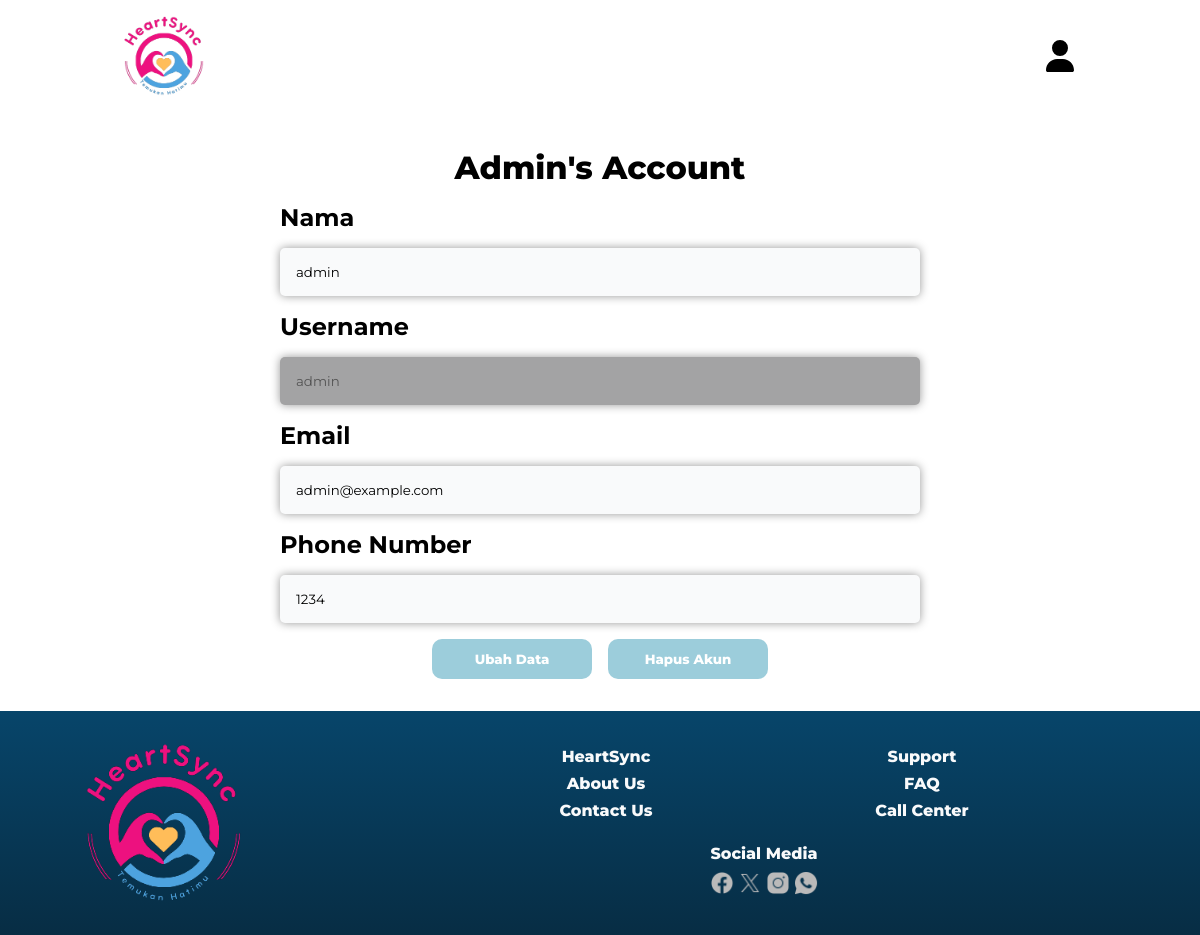
The page /setting.php (signed in) on the database its author committed.
### tables this page shows
CREATE TABLE `users` (
  `UserID` int(11) NOT NULL,
  `Name` varchar(100) NOT NULL,
  `Username` varchar(255) DEFAULT NULL,
  `Password` varchar(255) DEFAULT NULL,
  `Email` varchar(100) NOT NULL,
  `PhoneNumber` varchar(20) DEFAULT NULL,
  `UserType` enum('user','admin') NOT NULL
);

### functions.php (called while the page is built, shortened)
    <?php
    function connection(){
        $servername = "localhost";
        $username = "root";
        $password = "";
        $dbname = "uas";
        $connection = new mysqli($servername, $username, $password, $dbname);
        return $connection;
    }
    function fetchUser($UserID){
        $connection = connection();
        $sql = "SELECT * FROM users WHERE UserID = '$UserID'";
        $result = $connection ->query($sql);
        if ($result && $result->num_rows > 0){
            return $result->fetch_array();
        }
    }
?>

### setting.php (the view, shortened to what this page needs)
<?php
include 'functions.php';
$userData = fetchUser($_SESSION['UserID']);
?>
<!DOCTYPE html>
<html lang="en">
<head>
    <link rel="stylesheet" href="assets\style.css">
</head>
<body>
    <div class="page-container">
        <header>
            <ul class="navbar">
                <li><a href="index.php"><img src="assets\img\navbar\logo1.png" class="logo"></a></li>
                <ul class="dropdown">
                    <?php if (isset($_SESSION['userType'])) : ?>
                    <li><a href="#" onclick="toggleDropdown()"><img src=" assets\img\navbar\user-solid.svg"
                                class="user-icon" /></a></li>
                    <?php else : ?>
                    <li><a href="login.php"><img src=" assets\img\navbar\user-solid.svg" class="user-icon" /></a></li>
                    <?php endif; ?>
                </ul>
            </ul>
        </header>
        <main class="account-container">
            <h1><?php echo ucfirst($_SESSION['username']); ?>'s Account</h1>
            <form method="post" class="user-detail-container">
                <label for="name">Nama</label>
                <input type="text" name="name" value="<?php echo $userData['Name']; ?>" />
                <label for="username">Username</label>
                <input type="text" name="username" value="<?php echo $userData['Username']; ?>" disabled />
                <label for="email">Email</label>
                <input type="text" name="email" value="<?php echo $userData['Email']; ?>" />
                <label for="phonenumber">Phone Number</label>
                <input type="text" name="phonenumber" value="<?php echo $userData['PhoneNumber']; ?>" />
                <div class="button-container">
                    <button type="submit" name="update">Ubah Data</button>
                    <button type="submit" name="delete">Hapus Akun</button>
                </div>
            </form>
        </main>
        <footer class="other-page-footer footer-container"><img src="assets\img\navbar\logo1.png" />
            <div class="links-container">
                <div class="first containers">
                    <ul>
                        <li>HeartSync</li>
                        <li><a href="#about-us">About Us</a></li>
                        <li><a href="#contact-us">Contact Us</a></li>
                    </ul>
                </div>
                <div class="second containers">
                    <ul>
                        <li>Support</li>
                        <li><a href="#">FAQ</a></li>
                        <li><a href="#">Call Center</a></li>
                    </ul>
                </div>
                <div class="third containers">
                    <ul>
                        <li>Social Media</li>
                        <div class="icons-container">
                            <li><a href="https://www.facebook.com"><img src="assets\img\footer\facebook.png" /></a></li>
                            <li><a href="https://www.instagram.com"><img src="assets\img\footer\instagram.png" /></a>
                            </li>
                            <li><a href="https://www.twitter.com"><img src="assets\img\footer\twitter.png" /></a></li>
                            <li><a href="https://www.whatsapp.com"><img src="assets\img\footer\whatsapp.png" /></a></li>
                        </div>
                    </ul>
                </div>
            </div>
        </footer>
    </div>

### assets/style.css (style rules this page uses)
* { padding: 0; margin: 0; text-decoration: none; font-family: "Montserrat", sans-serif; box-sizing: border-box; scroll-behavior: smooth; }
a:visited, a { color: inherit; }
ul { list-style-type: none; }
h1 { font-size: 1.25rem; font-weight: 800; }
.page-container { display: flex; flex-direction: column; align-items: center; justify-content: center; width: 100%; gap: 2rem; }
.navbar { display: flex; width: 90vw; margin-block: 1rem; padding-inline: 4rem; justify-content: space-between; align-items: center; gap: 10px; }
.navbar a { font-weight: 700; }
.logo { aspect-ratio: 1/1; height: 5rem; }
.user-icon { aspect-ratio: 1/1; height: 2rem; }
button { cursor: pointer; }
form label { align-self: flex-start; }
form input, form select, form textarea { width: 50rem; border-radius: 5px; padding-inline: 1rem; height: 3rem; box-shadow: 0px 0px 10px 0px rgba(0, 0, 0, 0.41); }
form button { width: 10rem; height: 2.5rem; background-color: #9ccddb; color: white; border-color: transparent; border-radius: 10px; font-weight: 800; }
.footer-container { display: flex; flex-direction: row; width: 100vw; justify-content: space-around; padding-block: 2rem; }
.footer-container img { height: 10rem; }
.links-container { display: flex; flex-wrap: wrap; align-items: center; justify-content: center; flex-direction: row; gap: 1rem; width: 700px; }
.containers { width: 300px; display: flex; align-items: center; justify-content: center; }
.containers li { text-align: center; }
.containers ul { display: flex; flex-direction: column; gap: 0.5rem; color: #f9fafb; }
.containers li { font-weight: 800; }
.icons-container { display: flex; flex-direction: row; gap: 0.25rem; }
.icons-container img { height: 1.5rem; }
.other-page-footer { background: linear-gradient(180deg, #07456a 0%, #072d44 100%); }
.dropdown { display: inline; position: relative; }
.account-container { display: flex; flex-direction: column; gap: 1rem; }
.account-container h1 { font-size: 2rem; align-self: center; }
.user-detail-container { display: flex; flex-direction: column; gap: 1rem; }
.user-detail-container p, input { width: 40rem; padding-block: 1rem; padding-left: 1rem; border-radius: 5px; border: 0; background: #f9fafb; box-shadow: 0px 4px 20px 0px rgba(0, 0, 0, 0.25); align-self: center; }
.button-container { display: flex; flex-direction: row; justify-self: center; align-self: center; gap: 1rem; }
.user-detail-container label { font-size: 1.5rem; font-weight: 700; }
.user-detail-container input { width: 40rem; }
input:disabled { background-color: #a3a3a4; }

### rows shown on the page
users: name "admin", username "admin", email "admin@example.com", phonenumber "1234"

### other values the page prints
$_SESSION['username'] "Admin"
